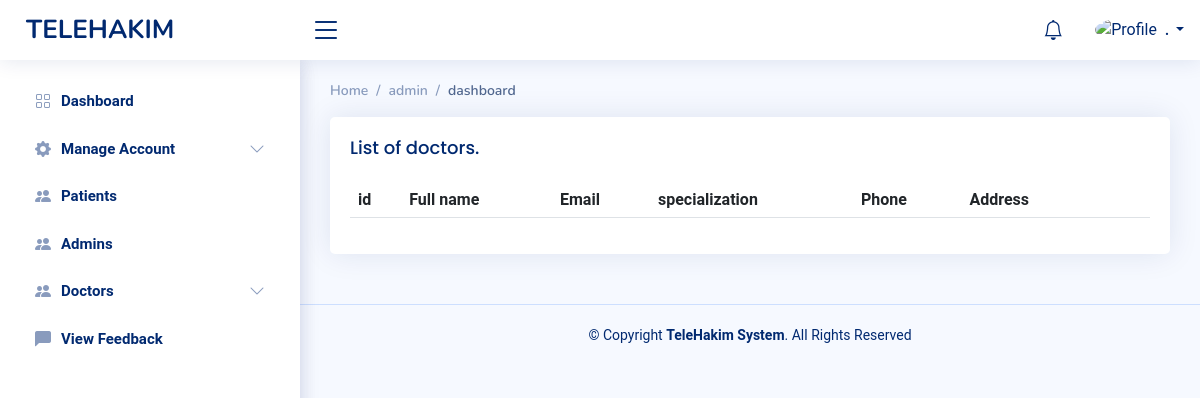
/dashboard/admin/, run on an earlier commit of the app's database.
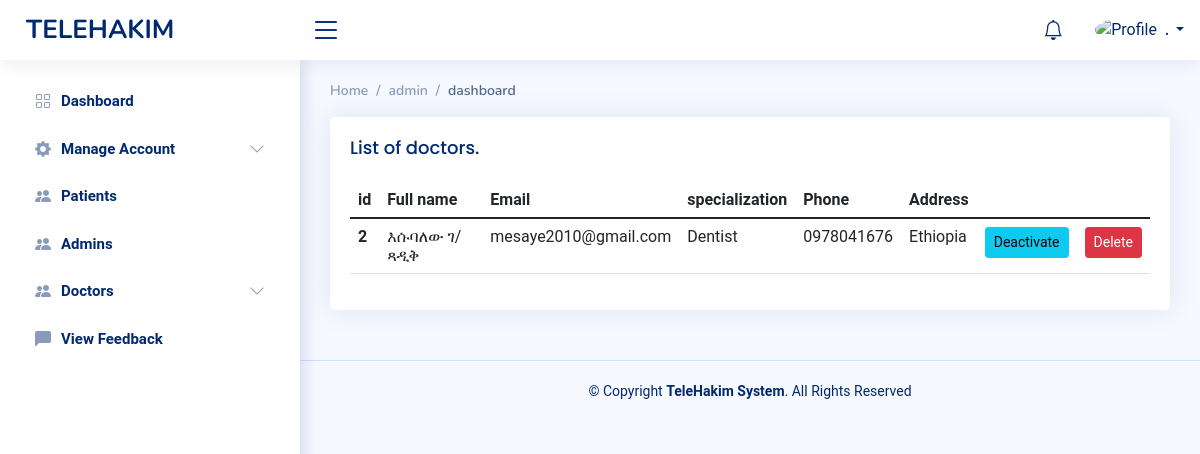
And on a later commit of the database.
### account/models.py (models this page shows, shortened)
class Doctor(models.Model):
    SPECIALITY_CHOICES = [
        ('Dermatologist', 'Dermatologist'),
        ('Dentist', 'Dentist'),
        ('Sexologist', 'Sexologist'),
        ('Dietitian/Nutritionist', 'Dietitian/Nutritionist'),
        ('General Physician', 'General Physician'),
        ('Orthopedist', 'Orthopedist'),
        ('Gynaecologist', 'Gynaecologist'),
        ('Pediatrics', 'Pediatrics'),
        ('Psychologist', 'Psychologist'),
    ]
    first_name = models.CharField(max_length=100)
    last_name = models.CharField(max_length=100)
    email = models.EmailField(max_length=100, unique=True)
    phone = models.CharField(max_length=100, unique=True)
    password = models.CharField(max_length=100)
    address = models.CharField(max_length=100)
    date_of_birth = models.DateField(blank=True, null=True)
    specialization = models.CharField(max_length=100, choices=SPECIALITY_CHOICES)
    document = models.FileField(upload_to='doctor_document')
    photo = models.ImageField(upload_to='doctor_photo', blank=True, default='user_avatar.png')
    is_verified = models.BooleanField(default=False)
    degree = models.CharField(max_length=100, null=True, blank=True)
    experience = models.CharField(max_length=100, default='0')
    about = models.TextField(max_length=500, null=True, blank=True)
    fee = models.IntegerField(default=0)
    hospital = models.CharField(max_length=100, null=True, blank=True)
    account_number = models.CharField(max_length=100, null=True, blank=True)

### dashboard/views.py (the view, shortened to what this page needs)
# urls.py: path('admin/', admin_dashboard, name="admin-dashboard"),
def admin_dashboard(request):
    page = request.GET.get('pages')
    user = user_info(request)
    user_role = u_role(request)
    context = {
        'page': page,
        'user': user,
        'user_role': user_role,
        'update_form': PatientRegistrationForm(instance=user),
        'patients': Patient.objects.all(),
        'doctors': Doctor.objects.all(),
        'admins': Patient.objects.filter(is_admin=True),
        'feedbacks': Feedback.objects.all(),
        'patient_form': PatientRegistrationForm(),
        'doctor_form': DoctorRegistrationForm(),
    }
    automate_email(request)
    return render(request, 'telehakim/admin-page.html', context)

### account/include.py (called while the page is built, shortened)
def user_role(request):
    status = request.session.get('user-role', None)
    return status

def user_info(request):
    email = request.session.get("email", None)
    us = None
    return us

def automate_email(request):
    app = Appointment.objects.filter()
    for ap in app:
        if not ap.is_notified:
            if (ap.left_time.total_seconds() > 0) and (ap.left_time.total_seconds() < 1800):
                a = send_email('email/appointment_reminder.html', [ap.patient.email], {'name': ap.patient.first_name})
                b = send_email('email/appointment_reminder.html', [ap.doctor.email], {'name': ap.doctor.first_name})
                if a or b:
                    ap.is_notified = True
                    ap.save()

### templates/telehakim/admin-page.html (shortened to what the changed rows need)
{% extends 'telehakim/main_base.html' %}
{% block middle %}
    {% load static %}
    {% if page == 'doctors_waiting'%}
    {% elif page|slice:":4" == 'chat' %}
        {% if page == 'chatting' %}
            {% include 'chat/room.html' %}
        {% else %}
            {% include 'chat/index.html' %}
        {% endif %}
    {% elif page == 'register_patient' %}
        {% include 'telehakim/partials/patient_form.html' %}
    {% elif page == 'register_admin' %}
        {% include 'telehakim/partials/patient_form.html' %}
    {% elif page == 'register_doctor' %}
        {% include 'telehakim/partials/doctor_form.html' %}
    {% elif page == 'profile' %}
        {% include 'telehakim/partials/profile.html' %}
    {% else %}
       <div class="row">
            <div class="col-lg-12">
                <div class="card">
                    <div class="card-body">
                        <table class="table datatable">
                            <thead>
                            <tr>
                                <th scope="col">id</th>
                                <th scope="col">Full name</th>
                                <th scope="col">Email</th>
                                <th scope="col">specialization</th>
                                <th scope="col">Phone</th>
                                <th scope="col">Address</th>
                                <th scope="col"></th>
                                <th scope="col"></th>
                            </tr>
                            </thead>
                            <tbody>
                            {% for doctor in doctors %}
                                {% if doctor.is_verified %}
                                   <tr>
                                    <th scope="row">{{ doctor.id }}</th>
                                    <td>{{ doctor.first_name }} {{ doctor.last_name }}</td>
                                    <td>{{ doctor.email }}</td>
                                    <td>{{ doctor.specialization }}</td>
                                    <td>{{ doctor.phone }}</td>
                                    <td>{{ doctor.address }}</td>
                                    <td>
                                        <a href="{% url 'dashboard:deactivate' doctor.id %}"
                                           class="btn btn-sm btn-info">Deactivate</a>
                                    </td>
                                    <td>
                                        <button class="btn btn-sm btn-danger" onclick="dume(this)"
                                                value="{{ doctor.id }}">Delete
                                        </button>
                                    </td>
                                </tr>
                                {% endif %}
                            {% endfor %}
                            </tbody>
                        </table>
                    </div>
                </div>
            </div>
        </div>
    {% endif %}
{% endblock %}

What changed in the data, as far as the page shows it:
added Doctor: id "2", first_name "እሱባለው", last_name "ገ/ጻዲቅ", email "mesaye2010@gmail.com", specialization "Dentist", phone "0978041676", address "Ethiopia"
